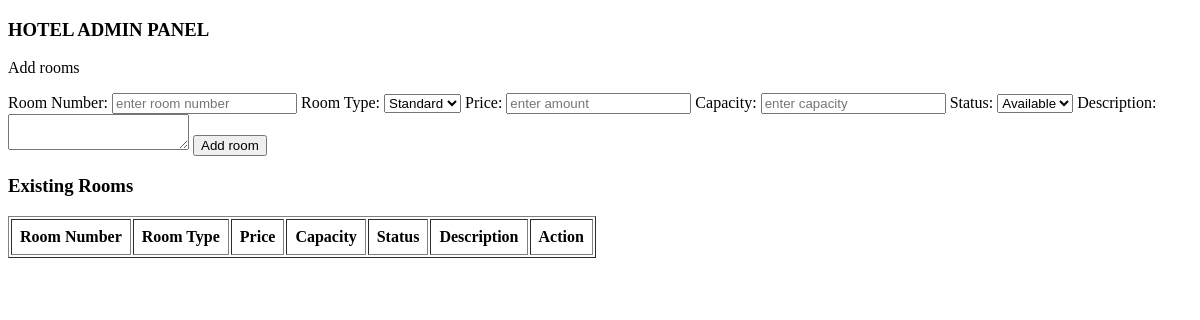
/admin, run on an earlier commit of the app's database.
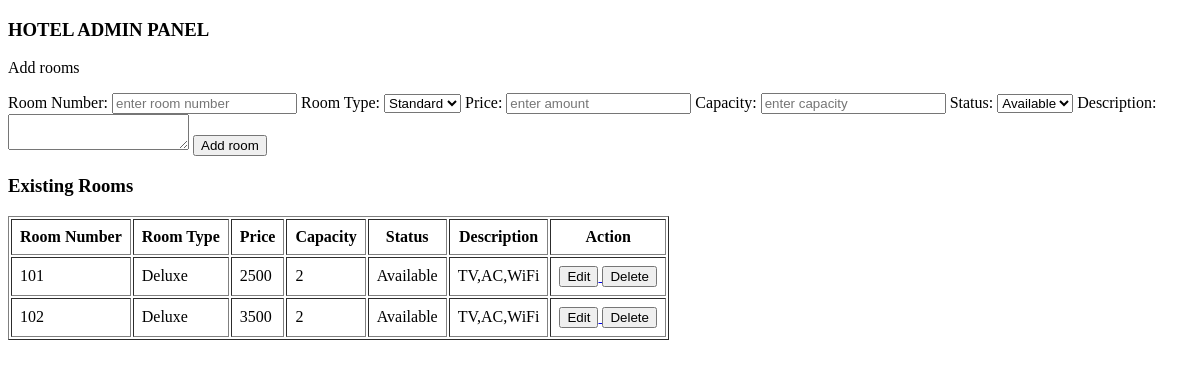
And on a later commit of the database.
### app/models/room.py (models this page shows)
class Room(Base):
    __tablename__="rooms"
    id=Column(Integer,primary_key=True,index=True)
    room_num=Column(Integer,nullable=False,unique=True)
    status=Column(String,nullable=False)
    room_type=Column(String,nullable=False)
    price=Column(Integer,nullable=False)
    description=Column(String,nullable=False)
    capacity=Column(Integer,nullable=False)

### main.py (the view)
@app.get("/admin", response_class=HTMLResponse)
def admin(request: Request):
    db = SessionLocal()
    rooms = db.query(Room).all()
    db.close()
    return templates.TemplateResponse(
        "admin.html",
        {
            "request": request,
            "rooms": rooms
        }
    )

### app/templates/admin.html (shortened to what this page needs)
<!DOCTYPE html>
<html lang="en">
<head>
</head>
<body>
    <h3>HOTEL ADMIN PANEL</h3>
    <p>Add rooms</p>
    <form action="/add_room" method="POST">
        <label for="room_num">Room Number:</label>
        <input type="number" placeholder="enter room number" id="room_num" name="room_num">
        <label for="room_type">Room Type:</label>
        <select name="room_type">
            <option>Standard</option>
        </select>
        <label for="price">Price:</label>
        <input type="number" placeholder="enter amount" id="price" name= "price">
        <label for="capacity">Capacity:</label>
        <input type="number" placeholder="enter capacity" id="capacity" name="capacity">
        <label for="status">Status:</label>
        <select name="status">
            <option>Available</option>
        </select>
        <label for="description">Description:</label>
        <textarea name="description" id="description"></textarea>
        <button>Add room</button>
    </form>
    <h3>Existing Rooms</h3>
    <table border="1" cellpadding="8">
    <tr>
        <th>Room Number</th>
        <th>Room Type</th>
        <th>Price</th>
        <th>Capacity</th>
        <th>Status</th>
        <th>Description</th>
        <th>Action</th>
    </tr>
    {% for room in rooms %}
    <tr>
        <td>{{ room.room_num }}</td>
        <td>{{ room.room_type }}</td>
        <td>{{ room.price }}</td>
        <td>{{ room.capacity }}</td>
        <td>{{ room.status }}</td>
        <td>{{ room.description }}</td>
        <td>
             <a href="/edit_room/{{ room.id }}">
                <button>Edit</button>
             </a>
             <a href="/delete_room/{{ room.id }}">
                <button>Delete</button>
             </a>
        </td>
    </tr>
    {% endfor %}
    </table>
</body>
</html>

What changed in the data, as far as the page shows it:
added Room: room_num "101", room_type "Deluxe", price "2500", capacity "2", status "Available", description "TV,AC,WiFi"
added Room: room_num "102", room_type "Deluxe", price "3500", capacity "2", status "Available", description "TV,AC,WiFi"
